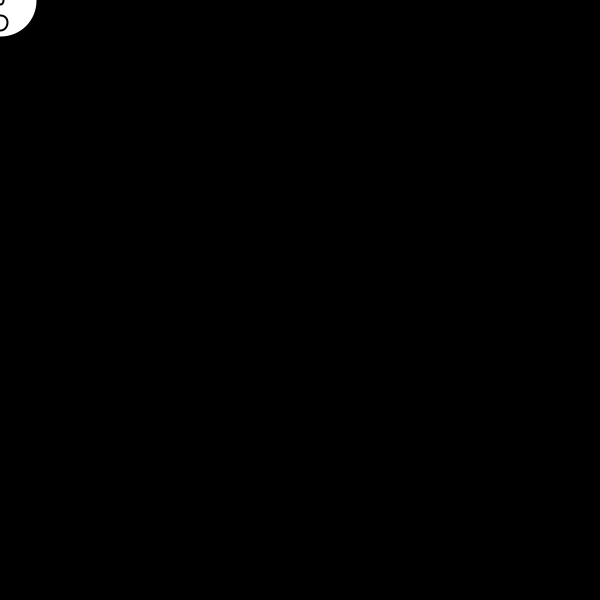
Frame 1 (no input)
Frame 60 (the mouse pressed at the canvas centre just before this capture): identical to frame 1, image omitted
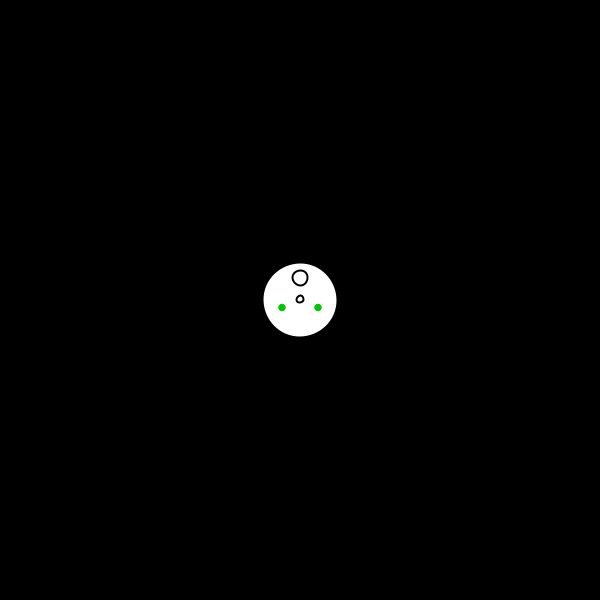
Frame 120 (the mouse held since frame 60 and released just before this capture)

The Processing sketch that drew these frames (run headless with seeded random() and noise(); from frame 60 on, the mouse is pressed at the canvas centre):

// Processing sketch: ex_7_oneFace_translateRotate
// ── ex_7_oneFace_translateRotate.pde
void setup() {
  size(600, 600);
  background(0);
}

void draw() {
  background(0);

  /* first translate our coordinate system to the mouse position,
   * then draw the face at 0, 0 */
  translate(mouseX, mouseY);
  rotate((float)mouseX/width * TWO_PI);
  drawFace(75);
}

/* draw a face at 0, 0 */
void drawFace(int size) {
  ellipseMode(CENTER);

  // head
  strokeWeight(2);
  stroke(0);
  fill(255);
  ellipse(0, 0, size, size);

  // eyes
  noStroke();
  fill(0, 200, 0);
  ellipse(-size*0.24, -size*0.1, size*.1, size*.1); // left
  ellipse(size*0.24, -size*0.1, size*.1, size*.1); // right

  // nose
  stroke(0);
  fill(255);
  ellipse(0, size*.01, size*.09, size*.091);

  // mouth
  ellipse(0, size*0.3, size*.2, size*.2);
}
